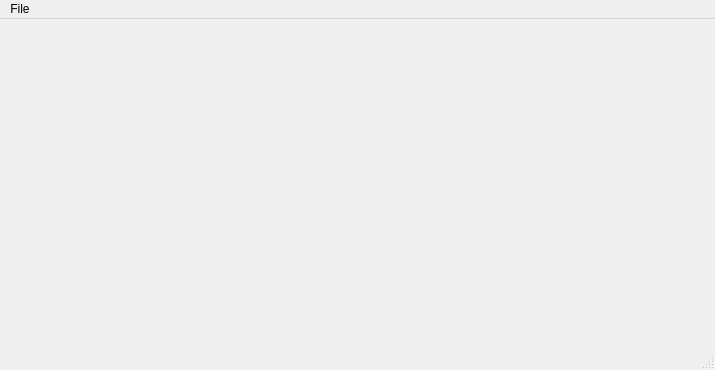
<?xml version="1.0" encoding="UTF-8"?>
<ui version="4.0">
 <class>Table</class>
 <widget class="QMainWindow" name="Table">
  <property name="geometry">
   <rect>
    <x>0</x>
    <y>0</y>
    <width>715</width>
    <height>370</height>
   </rect>
  </property>
  <property name="windowTitle">
   <string>Table</string>
  </property>
  <widget class="QWidget" name="centralwidget">
   <layout class="QVBoxLayout" name="verticalLayout">
    <item>
     <layout class="QGridLayout" name="gridLayout"/>
    </item>
   </layout>
  </widget>
  <widget class="QMenuBar" name="menubar">
   <property name="geometry">
    <rect>
     <x>0</x>
     <y>0</y>
     <width>715</width>
     <height>21</height>
    </rect>
   </property>
   <widget class="QMenu" name="menuFile">
    <property name="title">
     <string>File</string>
    </property>
    <addaction name="actionNew_play"/>
    <addaction name="separator"/>
    <addaction name="actionExit"/>
    <addaction name="separator"/>
   </widget>
   <addaction name="menuFile"/>
  </widget>
  <widget class="QStatusBar" name="statusbar"/>
  <action name="actionNew_play">
   <property name="text">
    <string>New play</string>
   </property>
  </action>
  <action name="actionExit">
   <property name="text">
    <string>Exit</string>
   </property>
  </action>
 </widget>
 <resources/>
 <connections/>
</ui>
